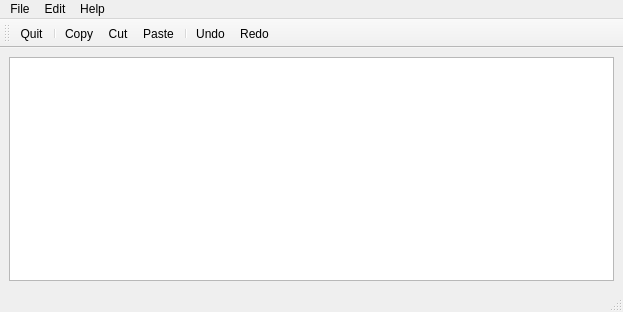
<?xml version="1.0" encoding="UTF-8"?>
<ui version="4.0">
 <class>MainWindow</class>
 <widget class="QMainWindow" name="MainWindow">
  <property name="geometry">
   <rect>
    <x>0</x>
    <y>0</y>
    <width>623</width>
    <height>312</height>
   </rect>
  </property>
  <property name="windowTitle">
   <string>MainWindow</string>
  </property>
  <widget class="QWidget" name="centralwidget">
   <layout class="QVBoxLayout" name="verticalLayout">
    <item>
     <widget class="QTextEdit" name="textEdit"/>
    </item>
   </layout>
  </widget>
  <widget class="QMenuBar" name="menubar">
   <property name="geometry">
    <rect>
     <x>0</x>
     <y>0</y>
     <width>623</width>
     <height>22</height>
    </rect>
   </property>
   <widget class="QMenu" name="menuFile">
    <property name="title">
     <string>File</string>
    </property>
    <addaction name="actionQuit"/>
   </widget>
   <widget class="QMenu" name="menuEdit">
    <property name="title">
     <string>Edit</string>
    </property>
    <addaction name="actionCopy"/>
    <addaction name="actionCut"/>
    <addaction name="actionPaste"/>
    <addaction name="actionUndo"/>
    <addaction name="actionRedo"/>
   </widget>
   <widget class="QMenu" name="menuHelp">
    <property name="title">
     <string>Help</string>
    </property>
    <addaction name="actionAbout"/>
    <addaction name="actionAbout_QT"/>
   </widget>
   <addaction name="menuFile"/>
   <addaction name="menuEdit"/>
   <addaction name="menuHelp"/>
  </widget>
  <widget class="QStatusBar" name="statusbar"/>
  <widget class="QToolBar" name="toolBar">
   <property name="windowTitle">
    <string>toolBar</string>
   </property>
   <attribute name="toolBarArea">
    <enum>TopToolBarArea</enum>
   </attribute>
   <attribute name="toolBarBreak">
    <bool>false</bool>
   </attribute>
   <addaction name="actionQuit"/>
   <addaction name="separator"/>
   <addaction name="actionCopy"/>
   <addaction name="actionCut"/>
   <addaction name="actionPaste"/>
   <addaction name="separator"/>
   <addaction name="actionUndo"/>
   <addaction name="actionRedo"/>
  </widget>
  <action name="actionQuit">
   <property name="icon">
    <iconset resource="resource.qrc">
     <normaloff>:/images/quitIcon.png</normaloff>:/images/quitIcon.png</iconset>
   </property>
   <property name="text">
    <string>Quit</string>
   </property>
  </action>
  <action name="actionAbout">
   <property name="icon">
    <iconset resource="resource.qrc">
     <normaloff>:/images/aboutIcon.png</normaloff>:/images/aboutIcon.png</iconset>
   </property>
   <property name="text">
    <string>About</string>
   </property>
  </action>
  <action name="actionAbout_QT">
   <property name="icon">
    <iconset resource="resource.qrc">
     <normaloff>:/images/aboutQtIcon.png</normaloff>:/images/aboutQtIcon.png</iconset>
   </property>
   <property name="text">
    <string>About QT</string>
   </property>
  </action>
  <action name="actionCopy">
   <property name="icon">
    <iconset resource="resource.qrc">
     <normaloff>:/images/copyIcon.png</normaloff>:/images/copyIcon.png</iconset>
   </property>
   <property name="text">
    <string>Copy</string>
   </property>
  </action>
  <action name="actionCut">
   <property name="icon">
    <iconset resource="resource.qrc">
     <normaloff>:/images/cutIcon.png</normaloff>:/images/cutIcon.png</iconset>
   </property>
   <property name="text">
    <string>Cut </string>
   </property>
  </action>
  <action name="actionPaste">
   <property name="icon">
    <iconset resource="resource.qrc">
     <normaloff>:/images/pasteIcon.png</normaloff>:/images/pasteIcon.png</iconset>
   </property>
   <property name="text">
    <string>Paste</string>
   </property>
  </action>
  <action name="actionUndo">
   <property name="icon">
    <iconset resource="resource.qrc">
     <normaloff>:/images/undoIcon.png</normaloff>:/images/undoIcon.png</iconset>
   </property>
   <property name="text">
    <string>Undo</string>
   </property>
  </action>
  <action name="actionRedo">
   <property name="icon">
    <iconset resource="resource.qrc">
     <normaloff>:/images/redoIcon.png</normaloff>:/images/redoIcon.png</iconset>
   </property>
   <property name="text">
    <string>Redo</string>
   </property>
  </action>
 </widget>
 <resources>
  <include location="resource.qrc"/>
 </resources>
 <connections/>
</ui>
